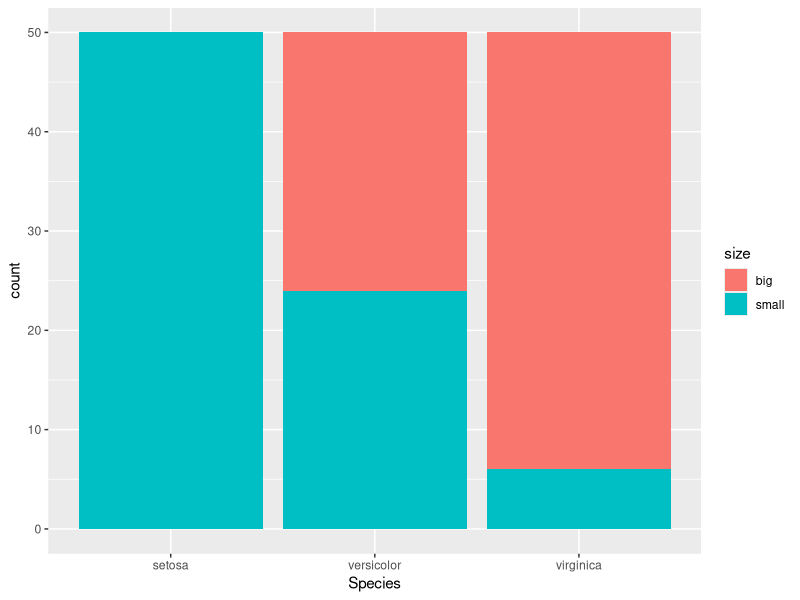
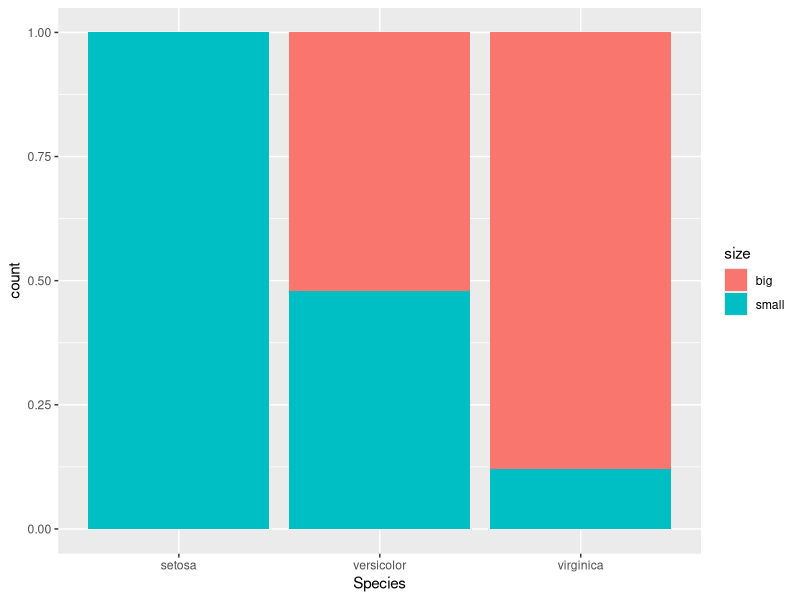
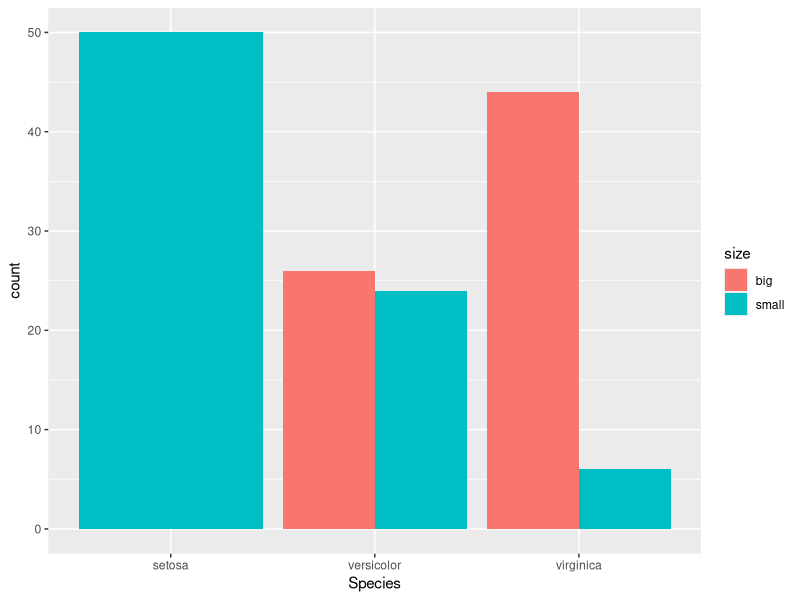

Generate these figures, in order, with R:
# https://statsandr.com/blog/chi-square-test-of-independence-in-r/

df <- iris
head(df)
df$size <- ifelse(iris$Sepal.Length > median(iris$Sepal.Length), 'big','small')
table(df$Species, df$size)
library(ggplot2)
ggplot(data=df) + geom_bar(aes(x=Species,fill=size),position='stack')
ggplot(data=df) + geom_bar(aes(x=Species,fill=size),position = 'fill')
ggplot(data=df) + geom_bar(aes(x=Species,fill=size),position = 'dodge')
test <- chisq.test(df$Species,df$size)
test
test$statistic
test$p.value
test$method
summary(table(df$Species, df$size))
